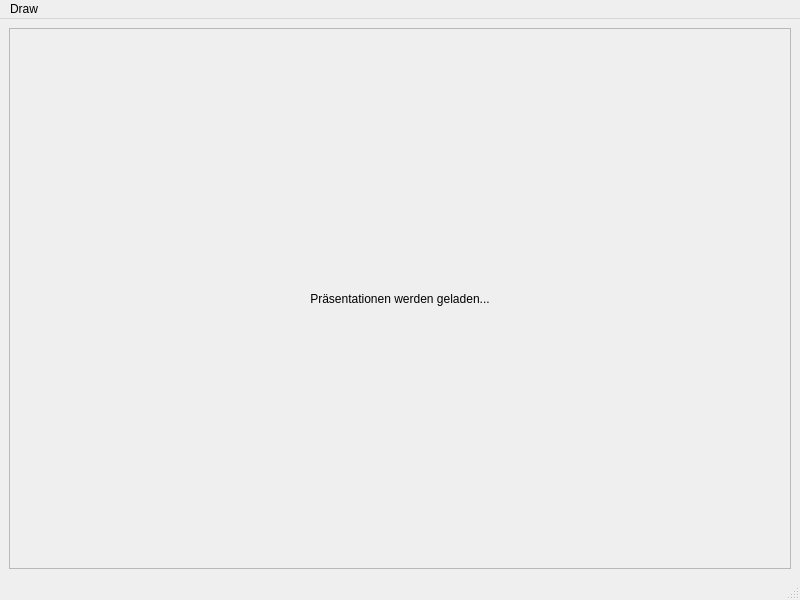
<?xml version="1.0" encoding="UTF-8"?>
<ui version="4.0">
 <class>Presentation</class>
 <widget class="QMainWindow" name="Presentation">
  <property name="geometry">
   <rect>
    <x>0</x>
    <y>0</y>
    <width>800</width>
    <height>600</height>
   </rect>
  </property>
  <property name="windowTitle">
   <string>MainWindow</string>
  </property>
  <widget class="QWidget" name="centralwidget">
   <layout class="QHBoxLayout" name="horizontalLayout">
    <item>
     <widget class="QScrollArea" name="scrollArea">
      <property name="widgetResizable">
       <bool>true</bool>
      </property>
      <widget class="QWidget" name="scrollAreaWidgetContents">
       <property name="geometry">
        <rect>
         <x>0</x>
         <y>0</y>
         <width>780</width>
         <height>536</height>
        </rect>
       </property>
       <layout class="QVBoxLayout" name="verticalLayout">
        <item>
         <widget class="QLabel" name="label">
          <property name="text">
           <string>Präsentationen werden geladen...</string>
          </property>
          <property name="alignment">
           <set>Qt::AlignCenter</set>
          </property>
         </widget>
        </item>
       </layout>
      </widget>
     </widget>
    </item>
   </layout>
  </widget>
  <widget class="QMenuBar" name="menubar">
   <property name="geometry">
    <rect>
     <x>0</x>
     <y>0</y>
     <width>800</width>
     <height>22</height>
    </rect>
   </property>
   <widget class="QMenu" name="menuDraw">
    <property name="title">
     <string>Draw</string>
    </property>
    <addaction name="actionDraw"/>
    <addaction name="actionErase"/>
    <addaction name="separator"/>
    <addaction name="actionUndo"/>
    <addaction name="actionRedo"/>
   </widget>
   <addaction name="menuDraw"/>
  </widget>
  <widget class="QStatusBar" name="statusbar"/>
  <action name="actionDraw">
   <property name="text">
    <string>Draw</string>
   </property>
  </action>
  <action name="actionErase">
   <property name="text">
    <string>Erase</string>
   </property>
  </action>
  <action name="actionUndo">
   <property name="text">
    <string>Undo</string>
   </property>
  </action>
  <action name="actionRedo">
   <property name="text">
    <string>Redo</string>
   </property>
  </action>
 </widget>
 <resources/>
 <connections/>
</ui>
